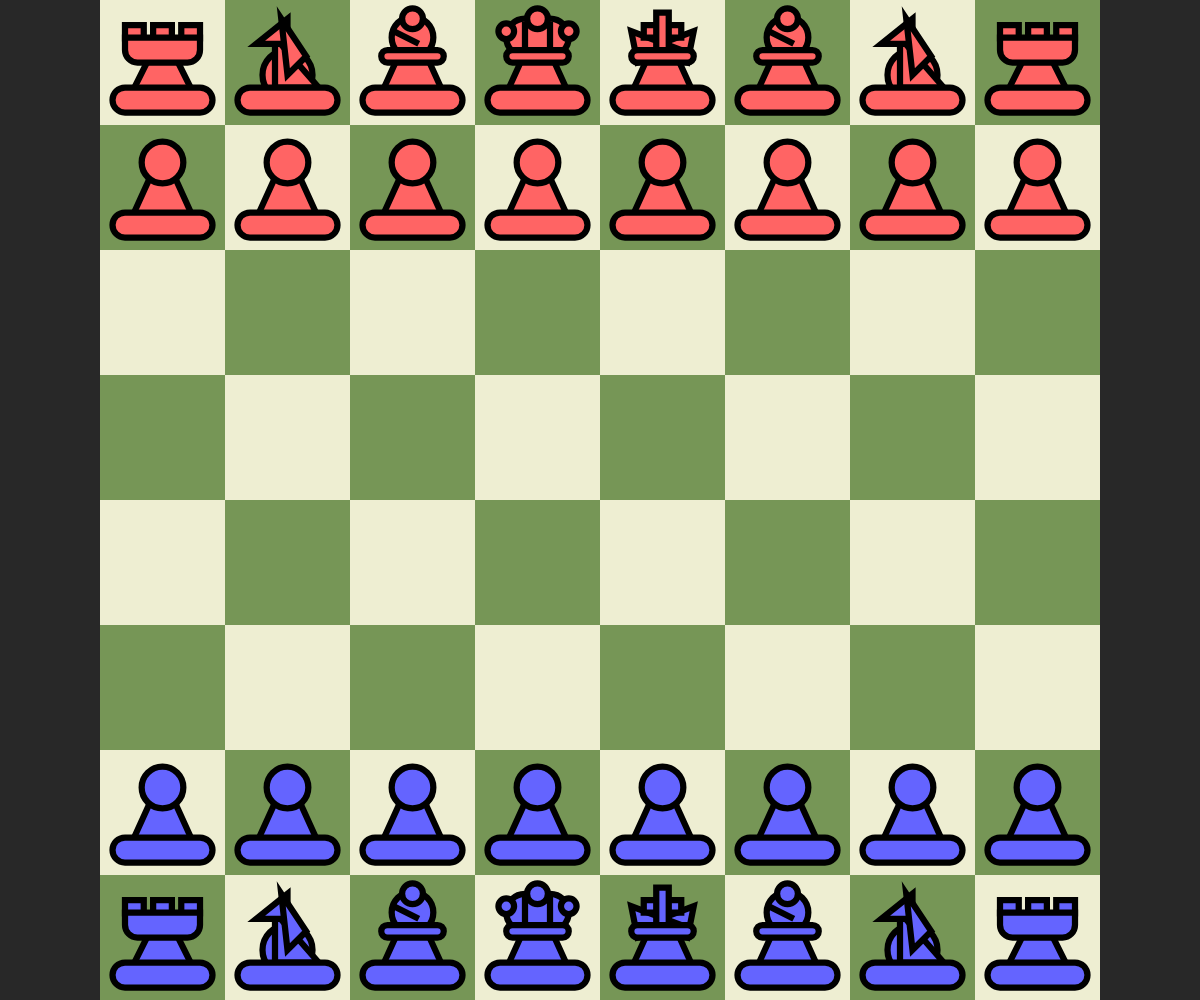
Frame 1 (no input)
Frame 60 (no input): identical to frame 1, image omitted
Frame 120 (the mouse pressed at the canvas centre since frame 60): identical to frame 1, image omitted

The p5.js sketch that drew this single still picture (run headless with seeded random() and noise() and a simulated clock; from frame 60 on, the mouse is pressed at the canvas centre):

// p5.js sketch
// ── sketch.js
let grid=[];
let started=0;
function setup() {
	createCanvas(windowWidth,windowHeight);
	textAlign(CENTER,CENTER);
	document.body.style.overflow='hidden';
}
var scale;
var startX;
var startY;
var clickedX;
var clickedY;
var click;
var sz;
var turn;
function getPosition(){
	let [x,y]=[mouseX,mouseY];
	if(x>=startX&&x<=startX+sz*8 && y>=startY&&y<=startY+sz*8){
		x-=startX;
		y-=startY;
		x=Math.floor(x/scale);
		y=Math.floor(y/scale);
		return [y,x];
	}
	return null;
}
function draw() {
	background(40);
	if(started==0){
		initBoard();
		started=1;
	}
	board();
	isGameOver();
}
function mouseClicked(){
	const p=getPosition();
	if(click){
		const moveList=grid[clickedX][clickedY].getValidMoves();
		for(let i=0;i<moveList.length;i++){
			if(moveList[i][0]===p[0]&&moveList[i][1]===p[1]){
				grid[clickedX][clickedY].clicked=0;
				grid[clickedX][clickedY].move(p);
				turn=!turn;
				click=0;
				return;
			}
		}
	}
	if(p===null)return;
	const [i,j]=p;
	if(grid[i][j]!=null&&((turn&&grid[i][j].color!='white')||(!turn&&grid[i][j].color=='white'))){
		if(!grid[i][j].clicked){
			for(let i=0;i<8;i++){
				for(let j=0;j<8;j++){
					if(grid[i][j]!=null){
						grid[i][j].clicked=0;
					}
				}
			}
		}
		grid[i][j].clicked=1;
		clickedX=i;
		clickedY=j;
		click=1;
	}
	else{
		for(let i=0;i<8;i++){
			for(let j=0;j<8;j++){
				if(grid[i][j]!=null){
					grid[i][j].clicked=0;
				}
			}
		}
		click=0;
	}
}
function isCheckMate(turn){
	const king=turn?'black':'white';
	if(!isKingInCheck(king))return 0;
	for(let i=0;i<8;i++){
		for(let j=0;j<8;j++){
			if(grid[i][j]==null)continue;
			if(grid[i][j].color!=king)continue;
			if(grid[i][j].getValidMoves().length)return 0;
		}
	}
	return 1;
}
function isStaleMate(turn){
	const king=turn?'black':'white';
	if(isKingInCheck(king))return 0;
	for(let i=0;i<8;i++){
		for(let j=0;j<8;j++){
			if(grid[i][j]==null)continue;
			if(grid[i][j].color!=king)continue;
			if(grid[i][j].getValidMoves().length)return 0;
		}
	}
	return 1;
}
function endScreen(winner){
	if(winner==-1)background(0,100,0,50);
	else if(!winner)background(255,0,0,50);
	else background(0,0,255,50);
	rect(windowWidth/2,windowHeight/2,windowWidth,windowHeight);
	textSize(width/4);
	fill(255, 255, 255);
	text('CHECKMATE',windowWidth/2,windowHeight/2);
}
function isGameOver(){
	if(isCheckMate(turn)){
		endScreen(turn);
		return 1;
	}
	else if(isStaleMate(turn)){
		endScreen(-1);
		return 1;
	}
	return 0;
}
// ── board.js
function initBoard(){
	grid=[
	  [
		new Rook('black',[0,0]),
		new Knight('black',[0,1]),
		new Bishop('black',[0,2]),
		new Queen('black',[0,3]),
		new King('black',[0,4]),
		new Bishop('black',[0,5]),
		new Knight('black',[0,6]),
		new Rook('black',[0,7]),
		null
	  ],
	  [
		new Pawn('black',[1,0]),
		new Pawn('black',[1,1]),
		new Pawn('black',[1,2]),
		new Pawn('black',[1,3]),
		new Pawn('black',[1,4]),
		new Pawn('black',[1,5]),
		new Pawn('black',[1,6]),
		new Pawn('black',[1,7]),
	  ],
	  [null,null,null,null,null,null,null,null],
	  [null,null,null,null,null,null,null,null],
	  [null,null,null,null,null,null,null,null],
	  [null,null,null,null,null,null,null,null],
	  [
		new Pawn('white',[6,0]),
		new Pawn('white',[6,1]),
		new Pawn('white',[6,2]),
		new Pawn('white',[6,3]),
		new Pawn('white',[6,4]),
		new Pawn('white',[6,5]),
		new Pawn('white',[6,6]),
		new Pawn('white',[6,7]),
	  ],
	  [
		new Rook('white',[7,0]),
		new Knight('white',[7,1]),
		new Bishop('white',[7,2]),
		new Queen('white',[7,3]),
		new King('white',[7,4]),
		new Bishop('white',[7,5]),
		new Knight('white',[7,6]),
		new Rook('white',[7,7]),
	  ],
	];
}
function markCell(i,j,c){
	if(c==0)return;
	strokeWeight(0);
	fill(0,0,0,100);
	if(c===1){
		circle(startX+scale*j+scale*0.50,startY+scale*i+scale*0.5,scale*0.50);
	}
	else if(c===2){
		circle(startX+scale*j+scale*0.50,startY+scale*i+scale*0.5,scale*0.75);
	}
	strokeWeight(scale/20);
}
function markCells(cellList){
	for(let i=0;i<cellList.length;i++){
		const [x,y,c]=cellList[i];
		markCell(x,y,c);
	}
}
function board(){
	sz=min(windowWidth,windowHeight);
	scale=sz/8;
	startX=max(0,windowWidth/2-sz/2);
	startY=max(0,windowHeight/2-sz/2);
	strokeWeight(0);
	for(let i=0;i<8;i++){
		for(let j=0;j<8;j++){
			let color=i%2==j%2;
			if(!color)fill(118,150,86);
			else fill(238,238,210);
			rect(startX+i*scale,startY+j*scale,scale,scale);
		}
	}
	strokeWeight(scale/20);
	for(let i=0;i<8;i++){
		for(let j=0;j<8;j++){
			if(grid[i][j]!=null){
				grid[i][j].draw(startX+j*scale,startY+i*scale);
			}
		}
	}
	if(click){
		markCells(grid[clickedX][clickedY].getValidMoves());
	}
}
// ── piece.js
function isKingInCheck(color){
	var pos=null;
	for(let i=0;i<8;i++){
		for(let j=0;j<8;j++){
			const king=grid[i][j];
			if(king!=null&&king instanceof King&&king.color==color){
				pos=king.position;
				break;
			}
		}
		if(pos!=null)break;
	}
	const enemy=color=='white'?'black':'white';
	for(let i=0;i<8;i++){
		for(let j=0;j<8;j++){
			const cur=grid[i][j];
			if(cur!=null&&cur.color==enemy){
				if(cur.isMoveLegal(pos)){
					return 1;
				}
			}
		}
	}
	return 0;
}
function ifMove(old_position,new_position){
	const [ox,oy]=old_position;
	const [nx,ny]=new_position;
	if(grid[nx][ny]!=null)grid[nx][ny].move([0,8]);
	grid[ox][oy].move([nx,ny]);
	let can=isKingInCheck(grid[nx][ny].color);
	grid[nx][ny].move([ox,oy]);
	if(grid[0][8]!=null)grid[0][8].move([nx,ny]);
	return can;
}
class Piece{
	clicked=0;
	moves=[];
	continuous=0;
	constructor(color,position){
		this.color=color;
		this.position=position;
	}
	isMoveLegal(position){
		const [x,y]=this.position;
		const [tx,ty]=position;
		for(let j=0;j<this.moves.length;j++){
			var cx=x+this.moves[j][0];
			var cy=y+this.moves[j][1];
			if(this.continuous){
				while(cx>=0&&cy>=0&&cx<8&&cy<8){
					if(cx==tx&&cy==ty){
						if(grid[tx][ty]===null)return 1;
						else if(grid[tx][ty].color!=this.color)return 2;
					}
					if(grid[cx][cy]!==null)break;
					cx+=this.moves[j][0];
					cy+=this.moves[j][1];
				}
			}
			else{
				if(cx>=0&&cy>=0&&cx<8&&cy<8){
					if(cx==tx&&cy==ty){
						if(grid[tx][ty]===null)return 1;
						else if(grid[tx][ty].color!=this.color)return 2;
					}
				}
			}
		}
		return 0;
	}
	getValidMoves(){
		const [x,y]=this.position;
		var moveList=[];
		for(let j=0;j<this.moves.length;j++){
			var cx=x+this.moves[j][0];
			var cy=y+this.moves[j][1];
			if(this.continuous){
				while(cx>=0&&cy>=0&&cx<8&&cy<8){
					let can=this.isMoveLegal([cx,cy]);
					if(can)can=!ifMove([x,y],[cx,cy])?can:0;
					if(can)moveList.push([cx,cy,can]);
					if(can!=1)break;
					cx+=this.moves[j][0];
					cy+=this.moves[j][1];
				}
			}
			else{
				if(cx>=0&&cy>=0&&cx<8&&cy<8){
					let can=this.isMoveLegal([cx,cy]);
					if(can)can=!ifMove([x,y],[cx,cy])?can:0;
					if(can)moveList.push([cx,cy,can]);
				}
			}
		}
		return moveList;
	}
	move(position){
		const [px,py]=this.position;
		const [nx,ny]=position;
		grid[nx][ny]=grid[px][py];
		grid[nx][ny].position=position;
		grid[px][py]=null;
	}
	draw(){}
}
class Pawn extends Piece{
	constructor(color,position){
		super(color,position);
	}
	isMoveLegal(position){
		const [nx,ny]=position;
		const [x,y]=this.position;
		const dx=nx-x;
		const dy=ny-y;
		const dr=this.color==='white'?-1:1;
		if(dx===dr&&!dy&&grid[nx][ny]===null)return 1;
		if(dx===2*dr&&!dy){
			if(this.color==='white'&&x===6&&grid[nx][ny]===null&&grid[x+dr][y]===null)return 1;
			if(this.color==='black'&&x===1&&grid[nx][ny]===null&&grid[x+dr][y]===null)return 1;
		}
		if(dx===dr&&Math.abs(dy)===1&&grid[nx][ny]!==null&&grid[nx][ny].color!==this.color){
			return 2;
		}
		return 0;
	}
	getValidMoves(){
		const [x,y]=this.position;
		var moveList=[];
		for(let i=max(0,x-2);i<=min(x+2,7);i++){
			for(let j=max(0,y-1);j<=min(y+1,7);j++){
				let can=this.isMoveLegal([i,j]);
				if(can)can=!ifMove([x,y],[i,j])?can:0;
				if(can)moveList.push([i,j,can]);
			}
		}
		return moveList;
	}
	draw(x,y){
		if(this.color=='black')fill(255,100,100);
		else fill(100,100,255);
		triangle(
			x+scale*0.50,y+scale*0.20,
			x+scale*0.75,y+scale*0.75,
			x+scale*0.25,y+scale*.75
			);
		circle(x+scale*0.50,y+scale*0.50-scale*0.2,scale/3);
		rect(
			x+scale*0.10,y+scale*0.7,
			scale*0.8,scale*0.20,
			1000,1000,1000,1000
			);
	}
}
class Rook extends Piece{
	constructor(color,position){
		super(color,position);
	}
	moves=[
		[0,1],
		[0,-1],
		[1,0],
		[-1,0]
	];
	continuous=1;
	draw(x,y){
		if(this.color=='black')fill(255,100,100);
		else fill(100,100,255);
		triangle(
			x+scale*0.50,y+scale*0.25,
			x+scale*0.75,y+scale*0.75,
			x+scale*0.25,y+scale*0.75
			);
		rect(
			x+scale*0.20,y+scale*0.20,
			scale*0.15,scale*0.20,
			0,0,scale*0.10,scale*0.10
			);
		rect(
			x+scale*0.425,y+scale*0.20,
			scale*0.15,scale*0.20,
			0,0,scale*0.10,scale*0.10
			);
		rect(
			x+scale*0.65,y+scale*0.20,
			scale*0.15,scale*0.20,
			0,0,scale*0.10,scale*0.10
			);
		rect(
			x+scale*0.20,y+scale*0.30,
			scale*0.6,scale*0.20,
			0,0,scale*0.10,scale*0.10
			);
		rect(
			x+scale*0.10,y+scale*0.7,
			scale*0.8,scale*0.20,
			100,100,100,100
			);
	}
}
class Knight extends Piece{
	constructor(color,position){
		super(color,position);
	}
	moves=[
		[2,1],
		[2,-1],
		[1,2],
		[-1,2],
		[-2,1],
		[-2,-1],
		[1,-2],
		[-1,-2]
	];
	continuous=0;
	draw(x,y){
		if(this.color=='black')fill(255,100,100);
		else fill(100,100,255);
		circle(x+scale*0.50,y+scale*0.6,scale*0.40);
		triangle(
			x+scale*0.75, y+scale*0.7,
			x+scale*0.40, y+scale*0.7,
			x+scale*0.40, y+scale*0.3
			);
		triangle(
			x+scale*0.25, y+scale*0.35,
			x+scale*0.50, y+scale*0.35,
			x+scale*0.50, y+scale*0.15
			);
		triangle(
			x+scale*0.65, y+scale*0.45,
			x+scale*0.50, y+scale*0.60,
			x+scale*0.45, y+scale*0.15
			);
		rect(
			x+scale*0.10,y+scale*0.7,
			scale*0.8,scale*0.20,
			100,100,100,100
			);
	}
}
class Bishop extends Piece{
	constructor(color,position){
		super(color,position);
	}
	moves=[
		[1,1],
		[-1,-1],
		[1,-1],
		[-1,1],
	];
	continuous=1;
	draw(x,y){
		if(this.color=='black')fill(255,100,100);
		else fill(100,100,255);
		triangle(
			x+scale*0.50,y+scale*0.20,
			x+scale*0.75,y+scale*0.75,
			x+scale*0.25,y+scale*0.75
			);
		circle(x+scale*0.50,y+scale*0.3,scale/3);
		triangle(
			x+scale*0.35,y+scale*0.25,
			x+scale*0.55,y+scale*0.35,
			x+scale*0.35,y+scale*0.25
			);
		rect(
			x+scale*0.25,y+scale*0.4,
			scale*0.5,scale*0.10,
			100,100,100,100
			);
		circle(x+scale*0.50,y+scale*0.15,scale/6);
		rect(
			x+scale*0.10,y+scale*0.70,
			scale*0.8,scale*0.20,
			100,100,100,100
			);
	}

}
class Queen extends Piece{
	constructor(color,position){
		super(color,position);
	}
	moves=[
		[1,1],
		[-1,-1],
		[1,-1],
		[-1,1],
		[0,1],
		[0,-1],
		[1,0],
		[-1,0]
	];
	continuous=1;
	draw(x,y){
		if(this.color=='black')fill(255,100,100);
		else fill(100,100,255);
		triangle(
			x+scale*0.50,y+scale*0.20,
			x+scale*0.75,y+scale*0.75,
			x+scale*0.25,y+scale*0.75
			);
		circle(x+scale*0.60,y+scale*0.3,scale*.30);
		circle(x+scale*0.40,y+scale*0.3,scale*.30);
		rect(
			x+scale*0.40,y+scale*0.20,
			scale*0.2,scale*0.20
			);
		rect(
			x+scale*0.25,y+scale*0.4,
			scale*0.5,scale*0.10,
			100,100,100,100
			);
		circle(x+scale*0.50,y+scale*0.15,scale/6);
		circle(x+scale*0.25,y+scale*0.25,scale/8);
		circle(x+scale*0.75,y+scale*0.25,scale/8);
		rect(
			x+scale*0.10,y+scale*0.70,
			scale*0.8,scale*0.20,
			100,100,100,100
			);
	}
}
class King extends Piece{
	constructor(color,position){
		super(color,position);
	}
	moves=[
		[1,1],
		[-1,-1],
		[1,-1],
		[-1,1],
		[0,1],
		[0,-1],
		[1,0],
		[-1,0]
	];
	continuous=0;
	draw(x,y){
		if(this.color=='black')fill(255,100,100);
		else fill(100,100,255);
		triangle(
			x+scale*0.50,y+scale*0.20,
			x+scale*0.75,y+scale*0.75,
			x+scale*0.25,y+scale*0.75
			);
		triangle(
			x+scale*0.70,y+scale*0.50,
			x+scale*0.75,y+scale*0.25,
			x+scale*0.35,y+scale*0.40
			);
		triangle(
			x+scale*0.30,y+scale*0.50,
			x+scale*0.25,y+scale*0.25,
			x+scale*0.65,y+scale*0.40
			);
		rect(
			x+scale*0.35,y+scale*0.20,
			scale*0.3,scale*0.10
			);
		rect(
			x+scale*0.45,y+scale*0.10,
			scale*0.10,scale*0.30
			);
		rect(
			x+scale*0.25,y+scale*0.4,
			scale*0.5,scale*0.10,
			100,100,100,100
			);
		rect(
			x+scale*0.10,y+scale*0.70,
			scale*0.8,scale*0.20,
			100,100,100,100
			);
	}
}
